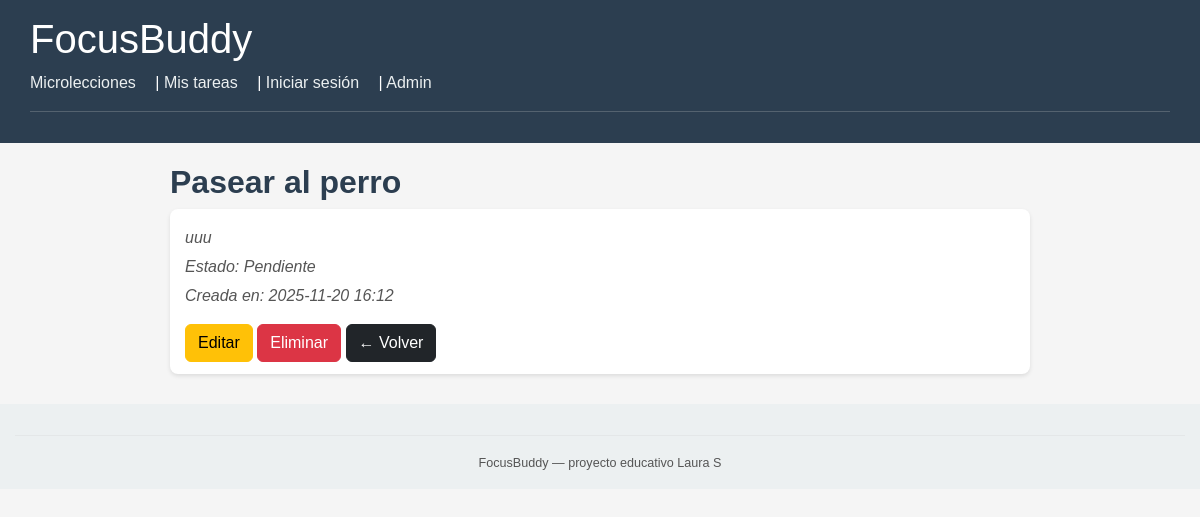
/tareas/29/, run on the app's committed database.
### core/models.py (models this page shows, shortened)
class Tarea(models.Model):
    usuario = models.ForeignKey(
        Usuario,
        on_delete=models.CASCADE,
        related_name='tareas',
        null=True,
        blank=True
    )
    titulo = models.CharField(max_length=200)
    descripcion = models.TextField(blank=True)
    minutos_estimados = models.PositiveIntegerField(default=25)
    completada = models.BooleanField(default=False)
    creada_en = models.DateTimeField(auto_now_add=True)

### core/views.py (the view)
# urls.py: path('tareas/<int:tarea_id>/', views.DetalleTareaView.as_view(), name='detalle_tarea'),
class DetalleTareaView(DetailView):
    model = Tarea
    template_name = 'core/detalle_tarea.html'
    pk_url_kwarg = 'tarea_id'

### core/templates/core/detalle_tarea.html
{% extends "core/base.html" %}
{% block content %}
<h2>{{ tarea.titulo }}</h2>
<li style="list-style: none;">
<p>{{ tarea.descripcion }}</p>
<p>
  Estado:
  {% if tarea.completada %}
    ✔ Completada
  {% else %}
    Pendiente
  {% endif %}
</p>
<p>Creada en: {{ tarea.creada_en|date:"Y-m-d H:i" }}</p>
<div class="mt-3">
  <a href="{% url 'core:editar_tarea' tarea.id %}" class="btn btn-warning">Editar</a>
  <a href="{% url 'core:eliminar_tarea' tarea.id %}" class="btn btn-danger">Eliminar</a>
  <a href="{% url 'core:lista_tareas' %}" class="btn btn-dark">← Volver</a>
</div>
</li>
{% endblock %}

### core/static/core/style.css (style rules this page uses)
body { font-family: 'Arial', sans-serif; background-color: #f5f5f5; color: #333; margin: 0; padding: 0; }
h2, h3 { color: #2c3e50; font-weight: bold; }
li { background-color: #ffffff; padding: 12px 15px; margin-bottom: 12px; border-radius: 8px; box-shadow: 0 2px 4px rgba(0,0,0,0.1); }
li p { margin: 5px 0 0 0; }
p { font-style: italic; color: #555; }

### data on the page
Tarea: titulo "Pasear al perro", descripcion "uuu", creada_en "2025-11-20 16:12"
